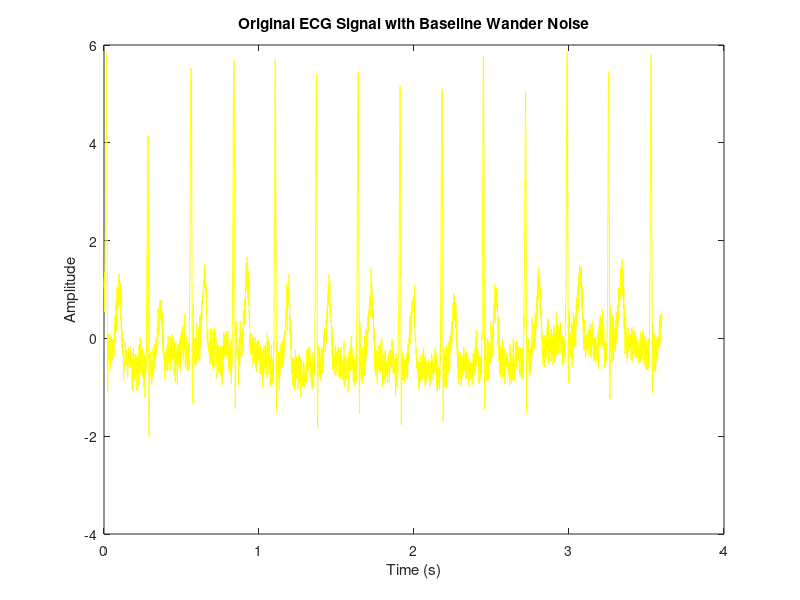
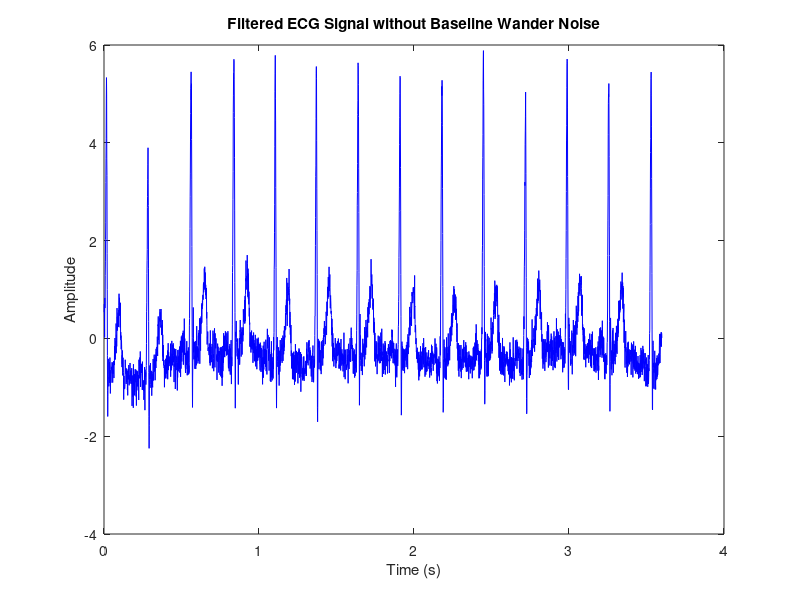

These figures' MATLAB source, in order:
% Load ECG signal data with baseline wander noise
load('Necg.csv'); % replace with your own ECG signal data

% Define filter parameters
fs = 1000; % sampling frequency (Hz)
fcut = 0.5; % cutoff frequency for highpass filter (Hz)
order = 2; % order of the filter

% Design highpass filter using Butterworth filter design
[b, a] = butter(order, fcut/(fs/2), 'high');

% Apply highpass filter to ECG signal using filtfilt
ecg_filtered = filtfilt(b, a, Necg);

% Plot original ECG signal with baseline wander noise in red color
t = (0:length(Necg)-1)/fs; % time vector
figure;
plot(t, Necg, 'y');
xlabel('Time (s)');
ylabel('Amplitude');
title('Original ECG Signal with Baseline Wander Noise');

%Plot filtered ECG signal without baseline wander noise in blue color
figure;
plot(t, ecg_filtered, 'b');
xlabel('Time (s)');
ylabel('Amplitude');
title('Filtered ECG Signal without Baseline Wander Noise');
